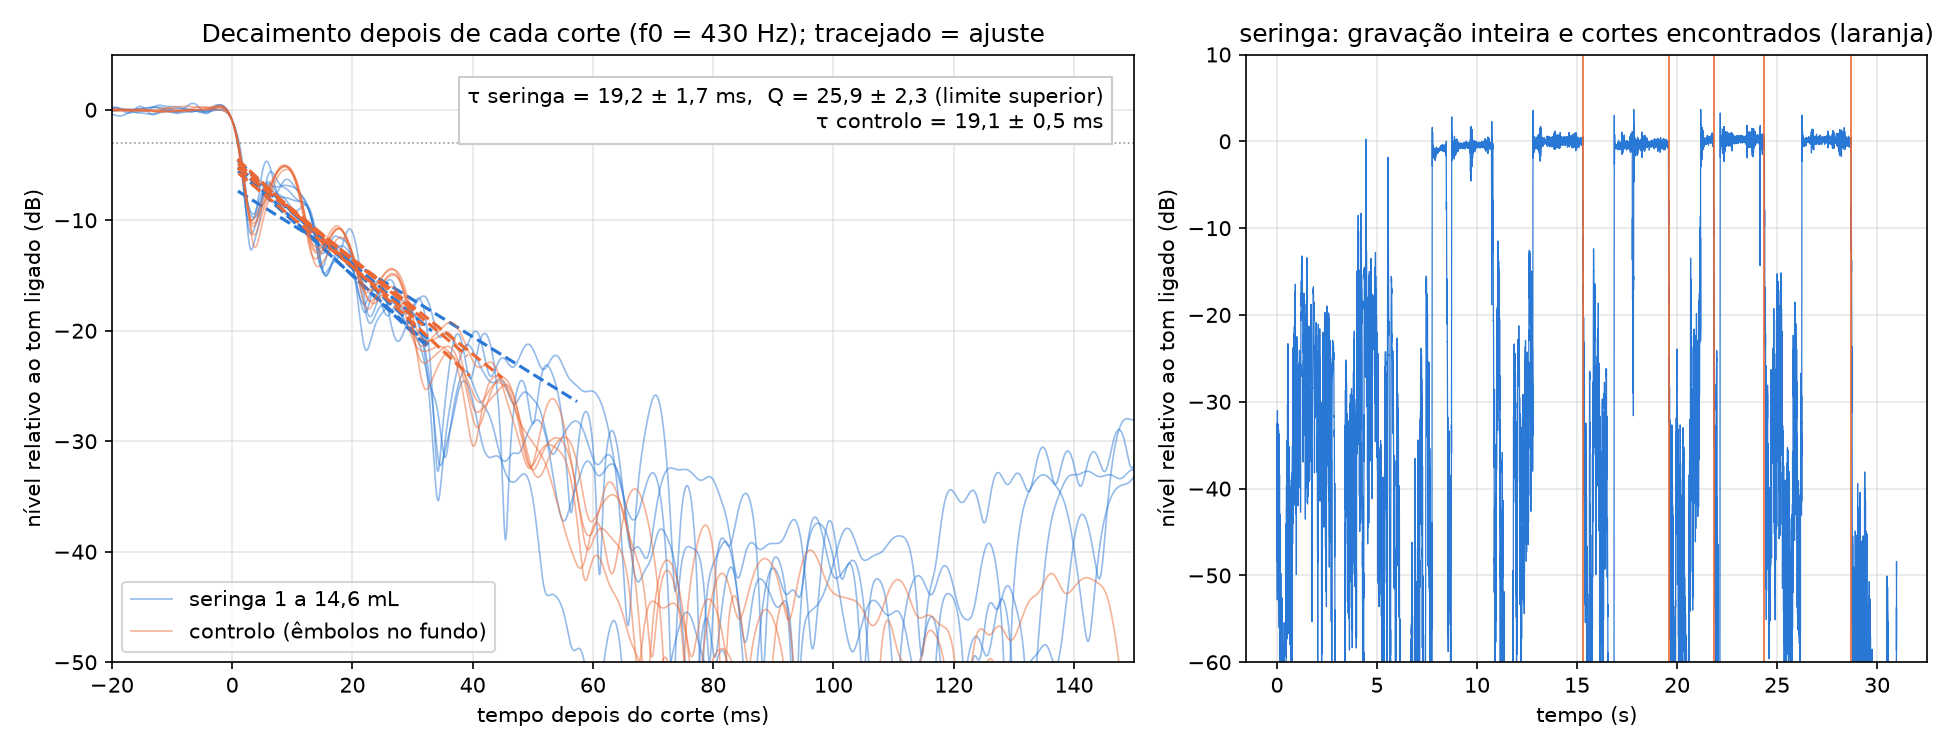

Generate this figure with Python:
import os
import re
import sys
import argparse
import numpy as np
import matplotlib.pyplot as plt
from scipy.io import wavfile
from scipy.signal import butter, sosfiltfilt, hilbert

sys.path.insert(0, os.path.join(os.path.dirname(os.path.abspath(__file__)), '..'))
import estilo_tl  # noqa: E402  (cores comuns)

# Decaimento da ressonância de uma seringa: o Q pelo tempo, em vez de pela largura do pico.
# Tom contínuo a ~f0, cortado de repente: a seringa continua a vibrar à sua frequência natural
# e a amplitude cai como exp(−t/τ), com τ = Q/(π f0). Em dB a queda é uma reta:
#     declive = −20/(τ·ln 10) dB/s   ->   τ = −8,686/declive,   Q = π·f0·τ
# O próprio sistema (altifalante, tubo, lã) também demora a calar-se (ida e volta no tubo ~10 ms),
# por isso grava-se o mesmo com os êmbolos todos no fundo (controlo). O decaimento medido nunca é
# mais rápido do que o do sistema: se τ_seringa não for claramente maior do que τ_controlo,
# o Q que sai é só um limite superior.
#
# Gravações (nesta pasta, mesma sessão, mic na posição 2, lã na ponta):
#   dec_seringa_<n>.wav    seringa 1 a 14,6 mL, as outras no fundo; tom ~2 s ligado / ~1 s desligado, 5×
#   dec_controlo_<n>.wav   igual, com todos os êmbolos no fundo
# Cada gravação pode ter vários cortes: o código encontra-os sozinho.

# ---------- Ficheiros ----------
# Também aceita os nomes usados a 22/10: 'decaimento 1.wav' (seringa, tom a 430 Hz) e 'controlo (1).wav'.
# 'decaimento.wav' (tom a 600 Hz, frequência errada) e 'A_referencia.wav' (varrimento) não entram.
PADRAO_SER = r'(?:dec_seringa|decaimento 1)'
PADRAO_CTRL = r'(?:dec_controlo|controlo)'

# ---------- Parâmetros ----------
F0 = 430.0          # f0 da seringa 1 a 14,6 mL (Hz): medido na aula 3 (430) e a 14/10 (435)
U_F0 = 5.0          # incerteza de f0 (Hz): metade da resolução de 10 Hz
Q_LARG = 13.2       # Q pela largura do pico, N1 da aula 3 (12/10)
Q_DIST, U_Q_DIST = 15.1, 1.1   # Q pela largura do pico, seringa 1 sozinha a 14/10 (distancia_altifalante)
BANDA = 150.0       # meia largura do filtro passa-banda à volta de f0 (Hz): tira ruído e o estalo do corte
SUAVE = 1e-3        # suavização da envolvente (s): muito menor que τ (~10 ms)
INICIO_DB = 3.0     # o ajuste começa 3 dB abaixo do nível com o tom ligado (fora da transição)
FIM_DB = 25.0       # e acaba 25 dB abaixo, ou 10 dB acima do ruído, o que vier primeiro
MARGEM_RUIDO = 10.0
MIN_LIGADO = 0.5    # um corte só conta se o tom esteve ligado pelo menos 0,5 s antes (s)
MIN_DESLIGADO = 0.3 # e ficou desligado pelo menos 0,3 s depois (s)

sys.stdout.reconfigure(encoding='utf-8')
sys.stderr.reconfigure(encoding='utf-8')
PASTA = os.path.dirname(os.path.abspath(__file__))
ap = argparse.ArgumentParser(description='Decaimento da ressonância (Q pelo tempo)')
ap.add_argument('--pasta', default=PASTA, help='pasta com as gravações (por omissão, esta)')
ap.add_argument('--f0', type=float, default=F0, help=f'frequência do tom / f0 (Hz), por omissão {F0:.0f}')
ap.add_argument('--banda', type=float, default=BANDA,
                help=f'meia largura do filtro à volta de f0 (Hz), por omissão {BANDA:.0f}')
ap.add_argument('--teste', action='store_true',
                help='corre com sinais sintéticos (τ conhecido) em vez das gravações')
args = ap.parse_args()
PASTA_DADOS = args.pasta
F0 = args.f0
BANDA = args.banda


def ficheiros(prefixo):
    """Gravações <prefixo><números>.wav, com _ ou - (aceita o ' (1)' que o Windows acrescenta)."""
    p = re.compile(rf'^{prefixo}[_-]?[\d_-]*(?: \(\d+\))?\.wav$', re.IGNORECASE)
    return sorted(f for f in os.listdir(PASTA_DADOS) if p.match(f))


def ler(nome):
    sr, x = wavfile.read(os.path.join(PASTA_DADOS, nome))
    x = x.astype(float)
    if x.ndim > 1:
        x = x.mean(axis=1)
    return x - x.mean(), sr


def media_movel(v, n):
    """Média móvel centrada de n amostras (com somas acumuladas, rápida em gravações longas)."""
    if n <= 1:
        return v
    c = np.cumsum(np.concatenate([[0.0], v]))
    m = (c[n:] - c[:-n]) / n
    return np.concatenate([np.full(n // 2, m[0]), m, np.full(n - 1 - n // 2, m[-1])])


def envolvente_db(x, sr):
    """Envolvente em dB: passa-banda à volta de f0 (fase zero), Hilbert, média de 1 ms."""
    sos = butter(2, [F0 - BANDA, F0 + BANDA], btype='bandpass', fs=sr, output='sos')
    env = np.abs(hilbert(sosfiltfilt(sos, x)))
    env = media_movel(env, int(SUAVE * sr))
    # Chão a −120 dB do máximo: o Audacity grava zeros exatos nos silêncios e log(0) estraga as medianas
    return 20 * np.log10(np.maximum(env, 1e-6 * env.max()))


def achar_cortes(L, sr):
    """Índices onde o tom passa de ligado a desligado (envolvente suavizada a 50 ms, limiar 20 dB abaixo do tom)."""
    Lg = 20 * np.log10(media_movel(10**(L / 20), int(0.05 * sr)) + 1e-12)
    alto, baixo = np.percentile(Lg, 90), np.percentile(Lg, 10)
    if alto - baixo < 15:
        return []
    ligado = Lg > alto - 20
    bordas = np.flatnonzero(ligado[:-1] & ~ligado[1:]) + 1
    n_on, n_off = int(MIN_LIGADO * sr), int(MIN_DESLIGADO * sr)
    return [b for b in bordas
            if b - n_on >= 0 and b + n_off <= len(L)
            and ligado[b - n_on:b].mean() > 0.9 and (~ligado[b:b + n_off]).mean() > 0.9]


def ajustar(L, sr, b):
    """Reta à queda em dB depois de um corte. Devolve τ (s) e o que é preciso para o gráfico."""
    ms = sr // 1000
    L_on = np.median(L[b - 250 * ms:b - 50 * ms])
    L_ruido = np.median(L[b + 150 * ms:b + 300 * ms])
    # O corte verdadeiro: a última amostra ainda a menos de 1 dB do nível ligado
    zona = np.arange(b - 60 * ms, b + 100 * ms)
    acima = zona[L[zona] > L_on - 1]
    if len(acima) == 0:
        return None
    k0 = acima[-1]
    L_fim = max(L_on - FIM_DB, L_ruido + MARGEM_RUIDO)
    if L_on - L_fim < INICIO_DB + 5:
        return None
    depois = np.arange(k0, b + 300 * ms)
    i0 = depois[np.argmax(L[depois] < L_on - INICIO_DB)]
    i1 = i0 + np.argmax(L[i0:b + 300 * ms] < L_fim)
    if i1 - i0 < 10:
        return None
    t = np.arange(i0, i1) / sr
    p = np.polyfit(t, L[i0:i1], 1)
    return dict(tau=-20 / (np.log(10) * p[0]), declive=p[0], L_on=L_on, L_ruido=L_ruido,
                faixa=L_on - L_fim, k0=k0, i0=i0, i1=i1, p=p)


def analisar(gravacoes):
    """gravacoes = [(nome, x, sr)]. Devolve a lista de ajustes de todos os cortes."""
    ajustes = []
    for nome, x, sr in gravacoes:
        L = envolvente_db(x, sr)
        cortes = achar_cortes(L, sr)
        bons = [a for a in (ajustar(L, sr, b) for b in cortes) if a is not None]
        print(f"   {nome}: {len(cortes)} cortes, {len(bons)} ajustados"
              + (f"  (τ = {', '.join(f'{a['tau'] * 1e3:.1f}' for a in bons)} ms)" if bons else ""))
        for a in bons:
            a.update(nome=nome, L=L, sr=sr)
            print(f"      queda ajustada de −{INICIO_DB:.0f} a −{a['faixa']:.0f} dB, "
                  f"ruído {a['L_on'] - a['L_ruido']:.0f} dB abaixo do tom")
        ajustes += bons
    return ajustes


def resumo(ajustes, nome):
    taus = np.array([a['tau'] for a in ajustes])
    m = taus.mean()
    u = taus.std(ddof=1) / np.sqrt(len(taus)) if len(taus) > 1 else 0.0
    print(f"{nome}: τ = {m * 1e3:.2f} ± {u * 1e3:.2f} ms  ({len(taus)} cortes, "
          f"T60 = {6.908 * m * 1e3:.0f} ms)")
    return m, u


def sintetico(tau, f, sr=48000, n=5, ruido_db=-50, seed=0):
    """Tom de f0 cortado n vezes (2 s ligado / 1 s desligado); depois do corte decai com τ."""
    rng = np.random.default_rng(seed)
    bloco = np.arange(int(3 * sr)) / sr
    ligado = bloco < 2
    env = np.where(ligado, 1.0, np.exp(-np.clip(bloco - 2, 0, None) / tau))
    x = np.tile(env * np.sin(2 * np.pi * f * bloco), n)
    return x + 10**(ruido_db / 20) * rng.standard_normal(len(x)), sr


# ---------- Limite do método: o filtro e a suavização também "tocam" ----------
x_f, sr_f = sintetico(1e-6, F0, n=2, ruido_db=-90)
L_f = envolvente_db(x_f, sr_f)
lim = [ajustar(L_f, sr_f, b) for b in achar_cortes(L_f, sr_f)]
tau_filtro = np.mean([a['tau'] for a in lim if a is not None])
print(f"f0 = {F0:.0f} ± {U_F0:.0f} Hz | filtro {F0 - BANDA:.0f}–{F0 + BANDA:.0f} Hz | "
      f"τ mínimo que o método consegue ver (corte instantâneo): {tau_filtro * 1e3:.2f} ms")

# ---------- Gravações ----------
if args.teste:
    TAU_S, TAU_C = 10e-3, 3e-3
    print(f"\nTESTE com sinais sintéticos: seringa τ = {TAU_S * 1e3:.0f} ms, controlo τ = {TAU_C * 1e3:.0f} ms")
    grav_s = [('sintético seringa', *sintetico(TAU_S, F0 - 8, seed=1))]
    grav_c = [('sintético controlo', *sintetico(TAU_C, F0 - 8, seed=2))]
else:
    ns, nc = ficheiros(PADRAO_SER), ficheiros(PADRAO_CTRL)
    if not ns:
        raise SystemExit(f"Faltam gravações em {PASTA_DADOS}: preciso de {PADRAO_SER}_1.wav, ... "
                         f"(e {PADRAO_CTRL}_1.wav, ... para o controlo). Ver LEIA-ME.")
    grav_s = [(n, *ler(n)) for n in ns]
    grav_c = [(n, *ler(n)) for n in nc]

print("\nSeringa:")
aj_s = analisar(grav_s)
print("Controlo:" if grav_c else "Controlo: (não há: sem ele não se sabe que parte do decaimento é da seringa)")
aj_c = analisar(grav_c) if grav_c else []
if not aj_s:
    raise SystemExit("Nenhum corte ajustado nas gravações da seringa (o tom foi mesmo cortado de repente?).")

print()
tau_s, u_s = resumo(aj_s, "Seringa ")
Q = np.pi * F0 * tau_s
u_Q = Q * np.hypot(u_s / tau_s, U_F0 / F0)
if aj_c:
    tau_c, u_c = resumo(aj_c, "Controlo")
    razao = tau_s / tau_c
    u_dif = max(np.hypot(u_s, u_c), 1e-5)
    print(f"τ_seringa / τ_controlo = {razao:.2f}   (diferença {(tau_s - tau_c) * 1e3:.2f} ± {u_dif * 1e3:.2f} ms, "
          f"z = {(tau_s - tau_c) / u_dif:.1f})")
    if razao < 2:
        print("   AVISO: o decaimento da seringa não é claramente mais lento que o do sistema:\n"
              "   o Q abaixo é só um LIMITE SUPERIOR.")
for a in aj_s + aj_c:
    if a['tau'] < 3 * tau_filtro:
        print(f"   AVISO: {a['nome']}: τ = {a['tau'] * 1e3:.1f} ms está perto do limite do método "
              f"({tau_filtro * 1e3:.1f} ms)")
        break

print(f"\nQ = π·f0·τ = {Q:.1f} ± {u_Q:.1f}" + ("   (limite superior)" if aj_c and razao < 2 else ""))
print(f"   vs largura do pico, aula 3 (12/10): Q = {Q_LARG:.1f}  ({100 * (Q / Q_LARG - 1):+.0f} %)")
print(f"   vs largura do pico, 14/10:          Q = {Q_DIST:.1f} ± {U_Q_DIST:.1f}  "
      f"(z = {abs(Q - Q_DIST) / np.hypot(u_Q, U_Q_DIST):.1f})")
if args.teste:
    print(f"\nTESTE: recuperado seringa {tau_s * 1e3:.2f} ms (verdadeiro {TAU_S * 1e3:.0f}), "
          f"controlo {tau_c * 1e3:.2f} ms (verdadeiro {TAU_C * 1e3:.0f})")

# ---------- Gráficos ----------
fig, (ax1, ax2) = plt.subplots(1, 2, figsize=(13, 5), gridspec_kw=dict(width_ratios=[3, 2]))
for ajs, cor, rot in [(aj_s, estilo_tl.AZUL, 'seringa 1 a 14,6 mL'), (aj_c, estilo_tl.LARANJA, 'controlo (êmbolos no fundo)')]:
    for j, a in enumerate(ajs):
        ms = a['sr'] / 1000
        idx = np.arange(int(a['k0'] - 20 * ms), int(a['k0'] + 150 * ms))
        t = (idx - a['k0']) / ms
        ax1.plot(t, a['L'][idx] - a['L_on'], color=cor, alpha=0.5, linewidth=0.8,
                 label=rot if j == 0 else None)
        ti = np.arange(a['i0'], a['i1'])
        ax1.plot((ti - a['k0']) / ms, np.polyval(a['p'], ti / a['sr']) - a['L_on'], color=cor,
                 linestyle='--', linewidth=1.5)
ax1.axhline(-INICIO_DB, color='#999', linewidth=0.8, linestyle=':')
ax1.set_xlim(-20, 150)
ax1.set_ylim(-50, 5)
ax1.set_xlabel('tempo depois do corte (ms)')
ax1.set_ylabel('nível relativo ao tom ligado (dB)')
txt = f'τ seringa = {tau_s * 1e3:.1f} ± {u_s * 1e3:.1f} ms,  Q = {Q:.1f} ± {u_Q:.1f}'
if aj_c and razao < 2:
    txt += ' (limite superior)'
if aj_c:
    txt += f'\nτ controlo = {tau_c * 1e3:.1f} ± {u_c * 1e3:.1f} ms'
ax1.set_title(f'Decaimento depois de cada corte (f0 = {F0:.0f} Hz); tracejado = ajuste')
ax1.text(0.97, 0.95, txt, transform=ax1.transAxes, ha='right', va='top', fontsize=10,
         bbox=dict(facecolor='white', edgecolor='#ccc'))
ax1.legend(loc='lower left')
ax1.grid(alpha=0.3)

a0 = aj_s[0]
L0, sr0 = a0['L'], a0['sr']
passo = max(1, sr0 // 2000)
ax2.plot(np.arange(0, len(L0), passo) / sr0, L0[::passo] - a0['L_on'], color=estilo_tl.AZUL, linewidth=0.6)
for a in aj_s:
    if a['nome'] == a0['nome']:
        ax2.axvline(a['k0'] / sr0, color=estilo_tl.LARANJA, linewidth=0.8)
ax2.set_ylim(-60, 10)
ax2.set_xlabel('tempo (s)')
ax2.set_ylabel('nível relativo ao tom ligado (dB)')
ax2.set_title('seringa: gravação inteira e cortes encontrados (laranja)')
ax2.grid(alpha=0.3)
estilo_tl.virgulas(fig)
fig.tight_layout()
NOME_FIG = os.path.join(PASTA if args.teste else PASTA_DADOS, 'decaimento_teste.png' if args.teste else 'decaimento.png')
fig.savefig(NOME_FIG, dpi=150)
print(f"\nFigura: {NOME_FIG}")
plt.show()
